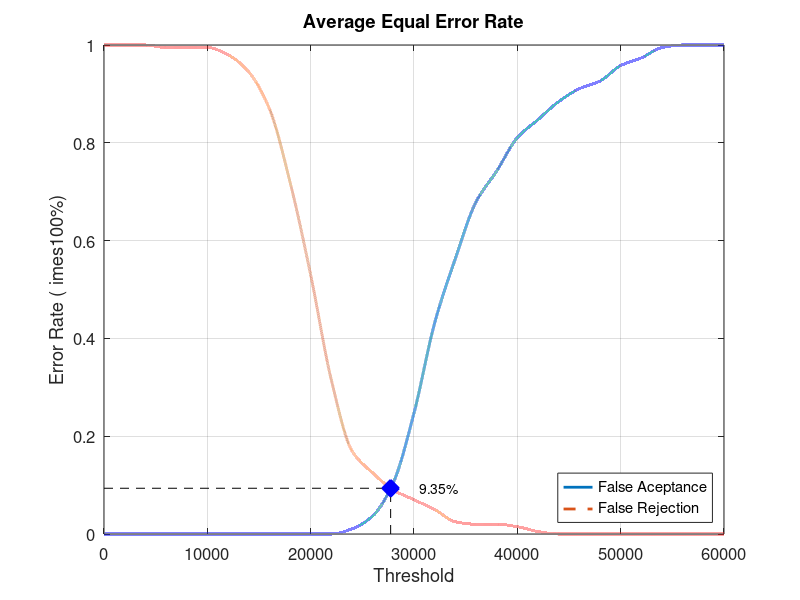
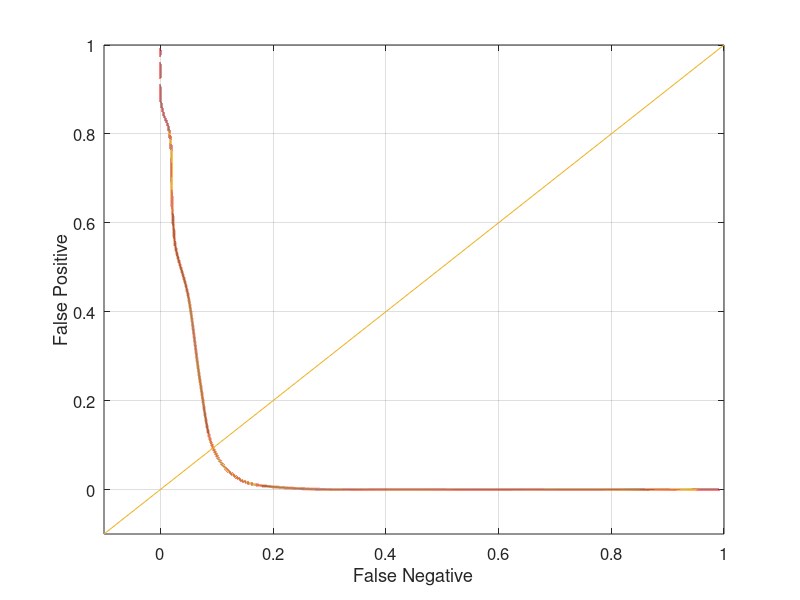

MATLAB code to generate these figures, in order:
close all;
clear;
clc;
x = 0:2000:60000;
xq = 0:0.5:60000;

y0 = [0 0 0 0 0 0 0 0 0 0 0 0 0.0105263 0.0368421 0.105263 0.247368 0.431579 0.563158 0.678947 0.742105 0.810526 0.847368 0.884211 0.910526 0.926316 0.957895 0.973684 0.994737 1 1 1]
yy0 = interp1(x, y0, xq, 'pchip');
y1 = [1 1 1 0.995 0.995 0.995 0.98 0.945 0.87 0.72 0.53 0.315 0.17 0.125 0.09 0.07 0.05 0.025 0.02 0.02 0.015 0.005 0 0 0 0 0 0 0 0 0]
yy1 = interp1(x, y1, xq, 'pchip');

% Calculating EER: 
y2 = abs(y0 - y1);
find(y2 == min(y2))
yy2 = abs(yy0 - yy1);
xEER = find(yy2 == min(yy2));
xEERIndex = xq(xEER) % X-axis EER
yEER = yy0(xEER) % Y-axis EER

main = figure
plot(xq, yy0,'-','LineWidth', 2);	hold on
plot(xq, yy1,'--','LineWidth', 2);	hold on
plot([xEERIndex xEERIndex], [0 yEER], 'k--');	hold on
plot([0 xEERIndex], [yEER yEER], 'k--');	hold on
plot(xEERIndex, yEER, 'bx', 'LineWidth', 10);	hold on
text(xEERIndex + 10 * xEERIndex / 100, yEER, [num2str(round((10000 * yEER)) / 100) '%'])
legend('False Aceptance', 'False Rejection', 'Location', 'SouthEast')
xlabel('Threshold')
ylabel('Error Rate (	imes100%)')
title('Average Equal Error Rate')
set(gca, 'FontSize', 12)
axis([0 60000 0 1])
grid on

print(main, 'Database3_1Main', '-dpng');
FNRxFPR = figure('Color', [1 1 1]);
plot(yy1, yy0, '-', yy1, yy0, 'LineWidth', 2);
hold on
y = -0.1:0.1:1
plot(y, y); 
set(gca, 'FontSize', 12)
xlabel('False Negative')
ylabel('False Positive')
axis([-0.1 1 -0.1 1])
set(gca, 'FontSize', 12)
grid on

print(FNRxFPR, 'Database3_1FNRxFPR','-dpng');
